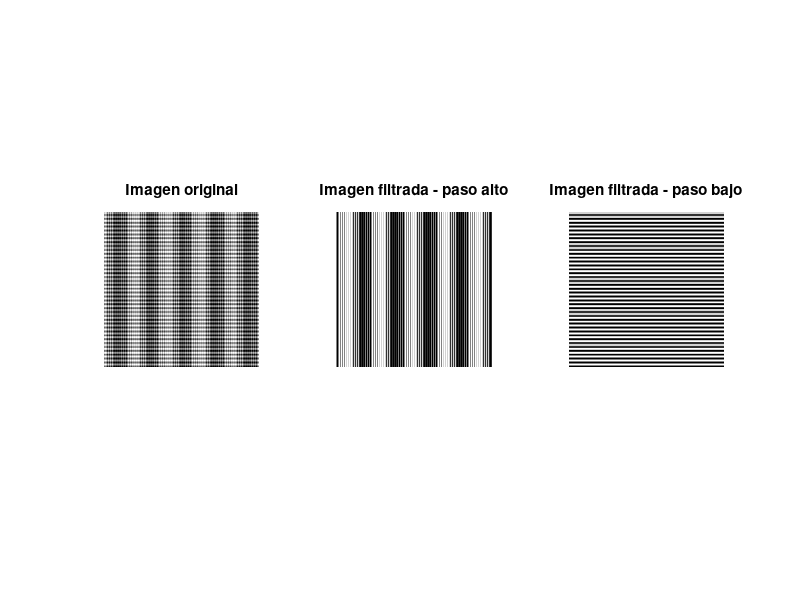

Here is the MATLAB script that generated this plot:
% Ejercicio 5

clear all;
close all;
clc;

% Primero definimos la imagen propuesta:

% Para ello, es necesario establecer el retícuclo: 

v1=1/400; v2=1/400;
n=0:v1:1-v1; m=0:v2:1-v2;
[N,M]=meshgrid(n,m);

% Ahora definimos numéricamente la imágen:

f1 = sin(2 * pi * 160 * N) + sin(2 * pi * 40 * M); 

% Obtenemos su su transformada:

F1 = fftshift(fft2(f1));

% definimos el filtro

fcorte_x = 50; fcorte_y = 50; % jugar con la frecuencia de corte

fc_x=fcorte_x*v1; fc_y=fcorte_y*v2;
f0_x=0.5+v1; f0_y=0.5+v2;
fpb=(N>(f0_x-fc_x) & N<(f0_x+fc_x)) & (M>(f0_y-fc_y) & M<(f0_y+fc_y));
fpa=~fpb;
fpb=1*double(fpb); fpa=1*double(fpa);

% Filtramos y hacemos la FT inversa:

F1_pb = F1 .* fpb;
F1_pa = F1 .* fpa;

ima_range=max(max(f1))-min(min(f1)); quant=ima_range/256;
filtered_ima_pa=quant*round(real(ifft2(ifftshift(F1_pa)))/quant);
filtered_ima_pb=quant*round(real(ifft2(ifftshift(F1_pb)))/quant);

figure; 
subplot(1, 3, 1);
imshow(f1, [])
title('Imagen original')
subplot(1, 3, 2);
imshow(filtered_ima_pa, [])
title('Imagen filtrada - paso alto')
subplot(1, 3, 3);
imshow(filtered_ima_pb, [])
title('Imagen filtrada - paso bajo')
